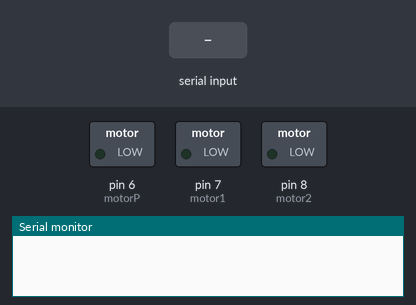
The sketch below on a simulated Arduino Uno, built with avr-gcc and run on an emulated ATmega328P. Parts: switched loads named in the sketch (green lamp = pin HIGH), the last lines printed to the serial monitor. The inputs (shaded band) are chosen by the test bench.

Above: at 1.2 s.
1.3 s: "90/45\n" received over Serial
At 2.3 s:
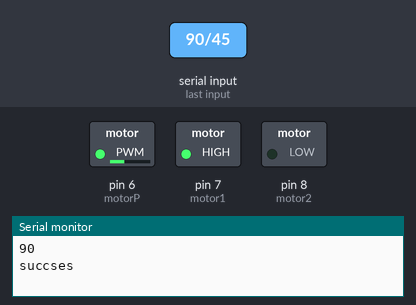
2.8 s: "/" received over Serial
At 3.3 s:
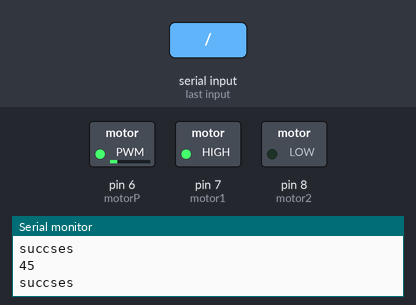
Timing chart, 0 to 5.8 s (numbered marks = the images above; inputs shaded):
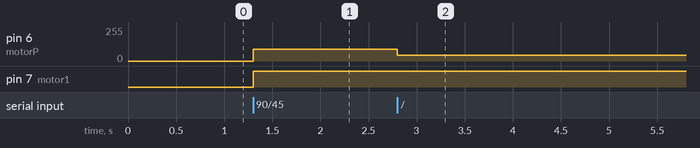

The sketch:

purare-ru.ino
```cpp
#include <stdlib.h>
int motor1 = 7;
int motor2 = 8;
int motorP = 6;
//uno 0~255
//nano

char stop[10] = "stop";
char inString[10];
int i = 0;

void setup() {
    Serial.begin(9600);
    pinMode(motor1, OUTPUT);
    pinMode(motor2, OUTPUT);

    digitalWrite(motor1, LOW);
    digitalWrite(motor2, LOW);
}

/**
*モーターのセットアップ
**/
void redymotor(){
    int j = 0;
    for(j=0; j<10; j++){
        //比較する文字がなかったらforを抜ける
        if(inString[j] == '\0'){
            break;
        }

        //文字が異なっていたらSucsessする
        if(inString[j] != stop[j]){
        Serial.println("succses");
        gomotor(atoi(inString)); //速度をもってくる
        break;
        }else{
            //緊急停止時の処理
            Serial.print(stop[j]);
            Serial.println(inString[j]);
            gomotor(0);
        }
    }
}

/**
*走らせる速度など
**/
void gomotor(int speed){
    //停止処理
    if(speed == 0){
        digitalWrite(motor1, LOW);
        digitalWrite(motor2, LOW);
        analogWrite(motorP, speed);
    }else{
        //走らせる処理
        digitalWrite(motor1, HIGH);
        digitalWrite(motor2, LOW);
        analogWrite(motorP, speed);
    }
}

void loop() {
    if(Serial.available()){
        inString[i] = Serial.read();
        if(i > 10 || inString[i] == '/'){
            inString[i] = '\0';
            i = 0;
            Serial.println(inString);
            redymotor(); //モーターへ移行
        }
        else{
            i++;
        }
    }
}
```

Measured:
- after the input at 1.3 s, pin 6 (motorP): 0/255 → 90/255 at once; pin 7 (motor1): LOW → HIGH at once
- after the input at 2.8 s, pin 6 (motorP): 90/255 → 45/255 at once
